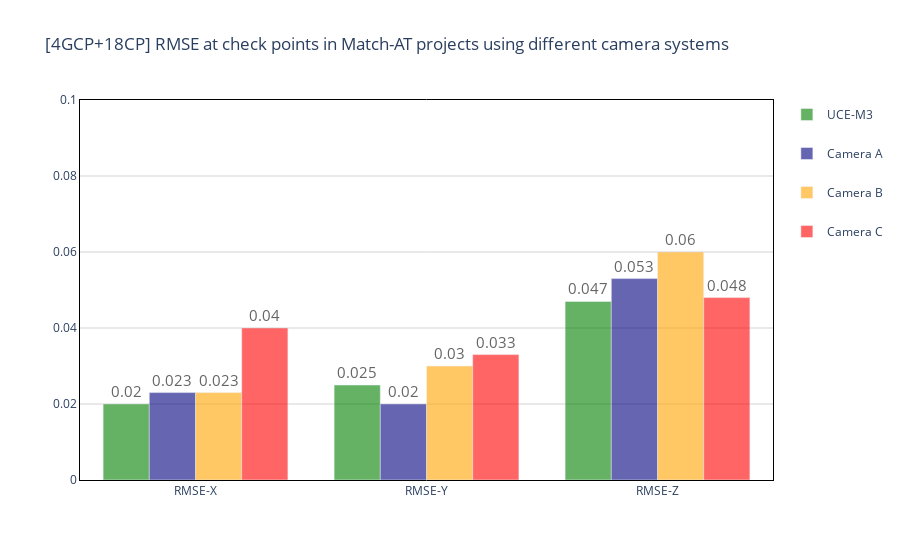

Notebook code cell kept with this figure:
### Code cell
"""[4GCP + 18 CP] RMSE-BARPLOT"""
""" 
Compare the results from Inpho projets with Match-AT setting: GNSS and shifts for all on, IMU on. Earth curvature and Refraction correction: on
"""

prj_4gcp_list = [prj_4GCP_uce_m3, prj_4GCP_uce_4,
                 prj_4GCP_leica, prj_4GCP_igi]
fig = go.Figure()
camera_names = ["UCE-M3", "Camera A", "Camera B", "Camera C"] #A: UCE-4.1, B: DMC-4, C: UM-2
colors = ['green', 'navy', 'orange', 'red']
x_axis = ['RMSE-X', 'RMSE-Y', 'RMSE-Z']

for prj, color, name in zip(prj_4gcp_list, colors, camera_names):
    fig.add_trace(go.Bar(
        name=name,
        x=x_axis,
        y=prj.cp_RMS,
        marker_color=color,
        text=[str(num) for num in prj.cp_RMS],
        textposition="inside",
        legendgroup=name,
        showlegend=True
    )
    )


fig.update_traces(opacity=0.6, textfont_size=15, textfont_color='black',textangle=0, textposition="outside", cliponaxis=False)
fig.update_layout(
    title='[4GCP+18CP] RMSE at check points in Match-AT projects using different camera systems',
    xaxis={"showgrid": False, "zeroline": False},
    yaxis={"showgrid": True, "zeroline": False, "range": [0, 0.1]},
    legend_tracegroupgap=20,
    plot_bgcolor='white'
)
fig.update_xaxes(showline=True, linewidth=1, linecolor='black', mirror=True)
fig.update_yaxes(showgrid=True, gridcolor='lightgray',
                 showline=True, linewidth=1, linecolor='black', mirror=True)
fig.show()
fig.write_html("./Results/4+18/CP_RMS-4gcp+18cp_highweight.html")

### Figure 1 — Plotly figure (JSON) as saved in the notebook; plotly's stock layout.template omitted (floating-point values rounded to 4 significant figures)
{"data": [{"cliponaxis": false, "legendgroup": "UCE-M3", "marker": {"color": "green"}, "name": "UCE-M3", "opacity": 0.6, "showlegend": true, "text": ["0.02", "0.025", "0.047"], "textangle": 0, "textfont": {"color": "black", "size": 15}, "textposition": "outside", "type": "bar", "x": ["RMSE-X", "RMSE-Y", "RMSE-Z"], "y": [0.02, 0.025, 0.047]}, {"cliponaxis": false, "legendgroup": "Camera A", "marker": {"color": "navy"}, "name": "Camera A", "opacity": 0.6, "showlegend": true, "text": ["0.023", "0.02", "0.053"], "textangle": 0, "textfont": {"color": "black", "size": 15}, "textposition": "outside", "type": "bar", "x": ["RMSE-X", "RMSE-Y", "RMSE-Z"], "y": [0.023, 0.02, 0.053]}, {"cliponaxis": false, "legendgroup": "Camera B", "marker": {"color": "orange"}, "name": "Camera B", "opacity": 0.6, "showlegend": true, "text": ["0.023", "0.03", "0.06"], "textangle": 0, "textfont": {"color": "black", "size": 15}, "textposition": "outside", "type": "bar", "x": ["RMSE-X", "RMSE-Y", "RMSE-Z"], "y": [0.023, 0.03, 0.06]}, {"cliponaxis": false, "legendgroup": "Camera C", "marker": {"color": "red"}, "name": "Camera C", "opacity": 0.6, "showlegend": true, "text": ["0.04", "0.033", "0.048"], "textangle": 0, "textfont": {"color": "black", "size": 15}, "textposition": "outside", "type": "bar", "x": ["RMSE-X", "RMSE-Y", "RMSE-Z"], "y": [0.04, 0.033, 0.048]}], "layout": {"legend": {"tracegroupgap": 20}, "plot_bgcolor": "white", "title": {"text": "[4GCP+18CP] RMSE at check points in Match-AT projects using different camera systems"}, "xaxis": {"linecolor": "black", "linewidth": 1, "mirror": true, "showgrid": false, "showline": true, "zeroline": false}, "yaxis": {"gridcolor": "lightgray", "linecolor": "black", "linewidth": 1, "mirror": true, "range": [0, 0.1], "showgrid": true, "showline": true, "zeroline": false}}}
